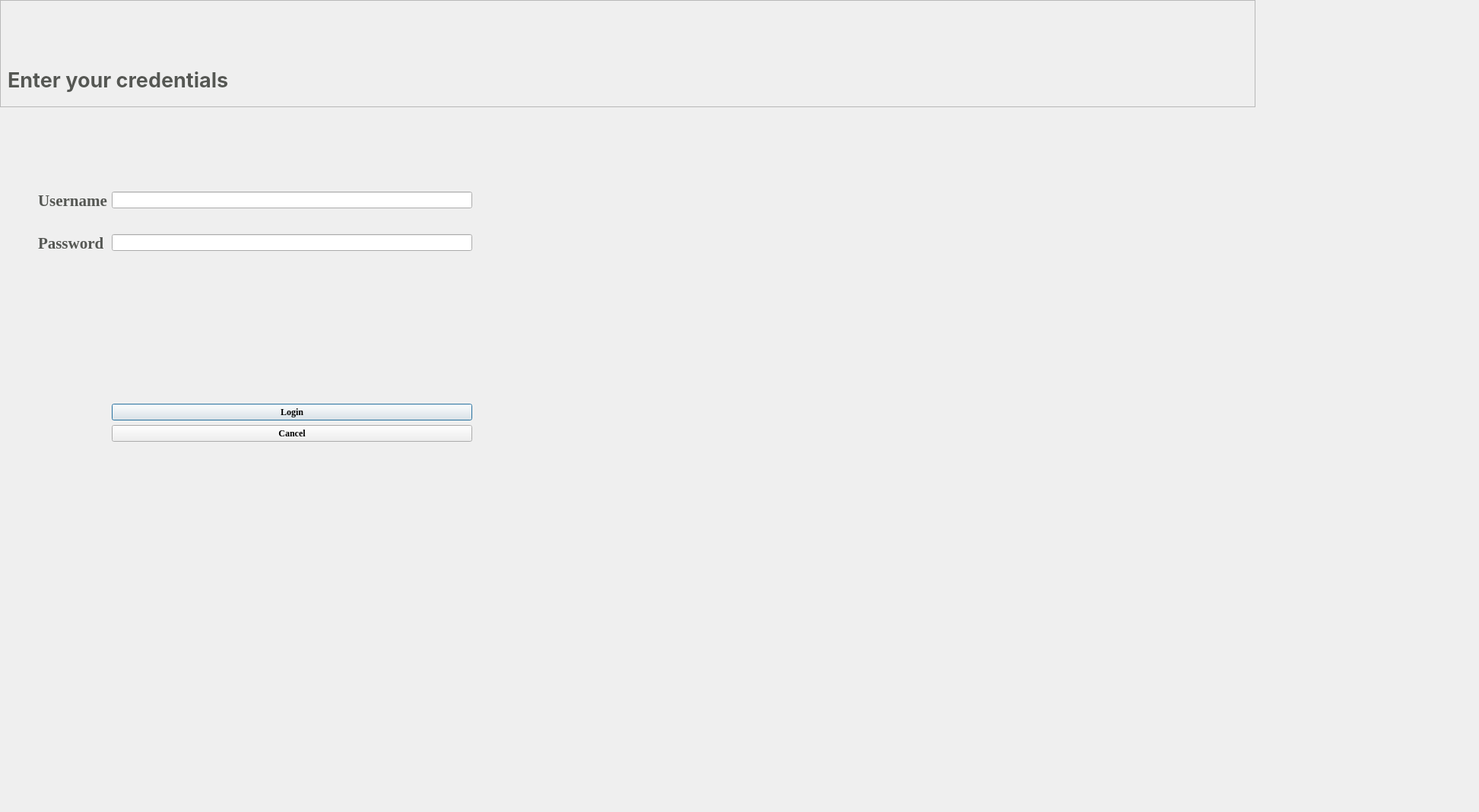
<?xml version="1.0" encoding="UTF-8"?>
<ui version="4.0">
 <class>admin</class>
 <widget class="QDialog" name="admin">
  <property name="geometry">
   <rect>
    <x>0</x>
    <y>0</y>
    <width>1945</width>
    <height>1068</height>
   </rect>
  </property>
  <property name="palette">
   <palette>
    <active/>
    <inactive/>
    <disabled/>
   </palette>
  </property>
  <property name="font">
   <font>
    <family>Times New Roman</family>
    <bold>true</bold>
   </font>
  </property>
  <property name="windowTitle">
   <string>Dialog</string>
  </property>
  <widget class="QWidget" name="formLayoutWidget">
   <property name="geometry">
    <rect>
     <x>50</x>
     <y>200</y>
     <width>571</width>
     <height>381</height>
    </rect>
   </property>
   <layout class="QFormLayout" name="formLayout">
    <item row="1" column="0">
     <spacer name="horizontalSpacer">
      <property name="orientation">
       <enum>Qt::Horizontal</enum>
      </property>
      <property name="sizeHint" stdset="0">
       <size>
        <width>40</width>
        <height>20</height>
       </size>
      </property>
     </spacer>
    </item>
    <item row="2" column="0">
     <spacer name="horizontalSpacer_2">
      <property name="orientation">
       <enum>Qt::Horizontal</enum>
      </property>
      <property name="sizeHint" stdset="0">
       <size>
        <width>40</width>
        <height>20</height>
       </size>
      </property>
     </spacer>
    </item>
    <item row="3" column="0">
     <widget class="QLabel" name="label_2">
      <property name="font">
       <font>
        <family>Times New Roman</family>
        <pointsize>16</pointsize>
        <bold>true</bold>
       </font>
      </property>
      <property name="text">
       <string>&lt;html&gt;&lt;head/&gt;&lt;body&gt;&lt;p&gt;&lt;span style=&quot; color:#555753;&quot;&gt;Username&lt;/span&gt;&lt;/p&gt;&lt;/body&gt;&lt;/html&gt;</string>
      </property>
     </widget>
    </item>
    <item row="3" column="1">
     <widget class="QLineEdit" name="adminUsername"/>
    </item>
    <item row="4" column="0">
     <spacer name="horizontalSpacer_3">
      <property name="orientation">
       <enum>Qt::Horizontal</enum>
      </property>
      <property name="sizeHint" stdset="0">
       <size>
        <width>40</width>
        <height>20</height>
       </size>
      </property>
     </spacer>
    </item>
    <item row="5" column="0">
     <widget class="QLabel" name="label_3">
      <property name="font">
       <font>
        <family>Times New Roman</family>
        <pointsize>16</pointsize>
        <bold>true</bold>
       </font>
      </property>
      <property name="text">
       <string>&lt;html&gt;&lt;head/&gt;&lt;body&gt;&lt;p&gt;&lt;span style=&quot; color:#555753;&quot;&gt;Password&lt;/span&gt;&lt;/p&gt;&lt;/body&gt;&lt;/html&gt;</string>
      </property>
     </widget>
    </item>
    <item row="5" column="1">
     <widget class="QLineEdit" name="adminPassword">
      <property name="echoMode">
       <enum>QLineEdit::Password</enum>
      </property>
     </widget>
    </item>
    <item row="6" column="1">
     <spacer name="verticalSpacer_2">
      <property name="orientation">
       <enum>Qt::Vertical</enum>
      </property>
      <property name="sizeHint" stdset="0">
       <size>
        <width>20</width>
        <height>40</height>
       </size>
      </property>
     </spacer>
    </item>
    <item row="7" column="0">
     <spacer name="horizontalSpacer_4">
      <property name="orientation">
       <enum>Qt::Horizontal</enum>
      </property>
      <property name="sizeHint" stdset="0">
       <size>
        <width>40</width>
        <height>20</height>
       </size>
      </property>
     </spacer>
    </item>
    <item row="7" column="1">
     <widget class="QPushButton" name="pushButton">
      <property name="styleSheet">
       <string notr="true"/>
      </property>
      <property name="text">
       <string>Login</string>
      </property>
     </widget>
    </item>
    <item row="8" column="0">
     <spacer name="horizontalSpacer_5">
      <property name="orientation">
       <enum>Qt::Horizontal</enum>
      </property>
      <property name="sizeHint" stdset="0">
       <size>
        <width>40</width>
        <height>20</height>
       </size>
      </property>
     </spacer>
    </item>
    <item row="8" column="1">
     <widget class="QPushButton" name="pushButton_2">
      <property name="text">
       <string>Cancel</string>
      </property>
     </widget>
    </item>
   </layout>
  </widget>
  <widget class="QFrame" name="frame">
   <property name="geometry">
    <rect>
     <x>0</x>
     <y>0</y>
     <width>1651</width>
     <height>141</height>
    </rect>
   </property>
   <property name="styleSheet">
    <string notr="true">background-image: url(:/img/Images/4b2a2a3bf5522767a4a6eab7d8feabdc.jpg);</string>
   </property>
   <property name="frameShape">
    <enum>QFrame::StyledPanel</enum>
   </property>
   <property name="frameShadow">
    <enum>QFrame::Raised</enum>
   </property>
   <widget class="QLabel" name="label">
    <property name="geometry">
     <rect>
      <x>10</x>
      <y>80</y>
      <width>351</width>
      <height>51</height>
     </rect>
    </property>
    <property name="font">
     <font>
      <family>Inter</family>
      <pointsize>20</pointsize>
      <bold>false</bold>
     </font>
    </property>
    <property name="text">
     <string>&lt;html&gt;&lt;head/&gt;&lt;body&gt;&lt;p&gt;&lt;span style=&quot; font-weight:600; color:#555753;&quot;&gt;Enter your credentials&lt;/span&gt;&lt;/p&gt;&lt;/body&gt;&lt;/html&gt;</string>
    </property>
   </widget>
  </widget>
  <widget class="QLabel" name="label_4">
   <property name="geometry">
    <rect>
     <x>930</x>
     <y>170</y>
     <width>851</width>
     <height>801</height>
    </rect>
   </property>
   <property name="text">
    <string/>
   </property>
   <property name="pixmap">
    <pixmap resource="resource.qrc">:/img/Images/0ca7323ea4cce1fdcbb24e0fc59a98b2.jpg</pixmap>
   </property>
  </widget>
 </widget>
 <resources>
  <include location="resource.qrc"/>
 </resources>
 <connections>
  <connection>
   <sender>pushButton_2</sender>
   <signal>clicked()</signal>
   <receiver>admin</receiver>
   <slot>close()</slot>
   <hints>
    <hint type="sourcelabel">
     <x>661</x>
     <y>264</y>
    </hint>
    <hint type="destinationlabel">
     <x>676</x>
     <y>361</y>
    </hint>
   </hints>
  </connection>
 </connections>
</ui>
